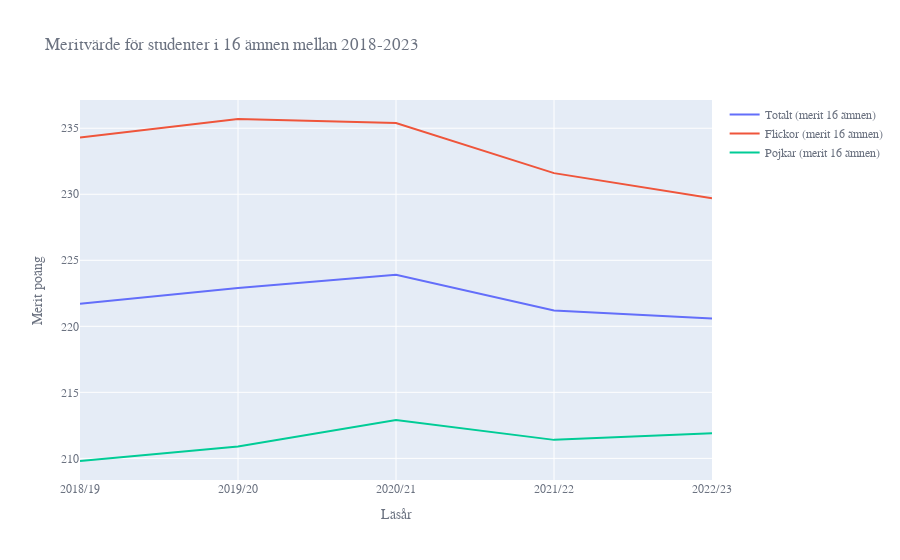

Here is the notebook cell this chart was saved with:
### Markdown cell above
#### b) Linjegraf för meritvärde för 16 ämnen (totalt, flickor och pojkar) 2018-2023

### Code cell
df_data2=pd.DataFrame()
df_data2 = df_tabell1B[df_tabell1B['Läsår\nHuvudman\nBakgrund'].isin(['2018/19', '2019/20', '2020/21', '2021/22', '2022/23'])].copy()
df_data2.rename(columns={'Läsår\nHuvudman\nBakgrund':'Årtal'}, inplace = True)

fig = px.line(df_data2, x='Årtal', y=['Totalt (merit 16 ämnen)', 'Flickor (merit 16 ämnen)', 'Pojkar (merit 16 ämnen)' ], 
               title="Meritvärde för studenter i 16 ämnen mellan 2018-2023", 
              labels={'Årtal': 'Läsår', 'value':'Merit poäng'},
              hover_data={'Årtal': True, 'value': ':.2f'})
            

fig.update_layout(hovermode="x")
fig.update_xaxes(
    showspikes=True,
    spikedash="solid",
    spikecolor="green",
    spikemode="across",
    spikesnap="cursor"
)

fig.update_layout(
    font_family="Courier New",
    font_color=GRAY1,
    title_font_family="Times New Roman",
    title_font_color=GRAY1,
    legend_title_font_color="black"
)
fig.update_xaxes(title_font_family="Arial")

fig.update_legends(title='')

fig.show()


fig.write_html("images/meritpoäng_16_ämnen_2018-2023.html")

### Figure 1 — Plotly figure (JSON) as saved in the notebook; plotly's stock layout.template omitted (floating-point values rounded to 4 significant figures)
{"data": [{"hovertemplate": "variable=Totalt (merit 16 ämnen)<br>Läsår=%{x}<br>Merit poäng=%{y:.2f}<extra></extra>", "legendgroup": "Totalt (merit 16 ämnen)", "line": {"color": "#636efa", "dash": "solid"}, "marker": {"symbol": "circle"}, "mode": "lines", "name": "Totalt (merit 16 ämnen)", "orientation": "v", "showlegend": true, "type": "scatter", "x": ["2018/19", "2019/20", "2020/21", "2021/22", "2022/23"], "xaxis": "x", "y": [221.7, 222.9, 223.9, 221.2, 220.6], "yaxis": "y"}, {"hovertemplate": "variable=Flickor (merit 16 ämnen)<br>Läsår=%{x}<br>Merit poäng=%{y:.2f}<extra></extra>", "legendgroup": "Flickor (merit 16 ämnen)", "line": {"color": "#EF553B", "dash": "solid"}, "marker": {"symbol": "circle"}, "mode": "lines", "name": "Flickor (merit 16 ämnen)", "orientation": "v", "showlegend": true, "type": "scatter", "x": ["2018/19", "2019/20", "2020/21", "2021/22", "2022/23"], "xaxis": "x", "y": [234.3, 235.7, 235.4, 231.6, 229.7], "yaxis": "y"}, {"hovertemplate": "variable=Pojkar (merit 16 ämnen)<br>Läsår=%{x}<br>Merit poäng=%{y:.2f}<extra></extra>", "legendgroup": "Pojkar (merit 16 ämnen)", "line": {"color": "#00cc96", "dash": "solid"}, "marker": {"symbol": "circle"}, "mode": "lines", "name": "Pojkar (merit 16 ämnen)", "orientation": "v", "showlegend": true, "type": "scatter", "x": ["2018/19", "2019/20", "2020/21", "2021/22", "2022/23"], "xaxis": "x", "y": [209.8, 210.9, 212.9, 211.4, 211.9], "yaxis": "y"}], "layout": {"font": {"color": "#6b7280", "family": "Courier New"}, "hovermode": "x", "legend": {"title": {"text": ""}, "tracegroupgap": 0}, "title": {"font": {"color": "#6b7280", "family": "Times New Roman"}, "text": "Meritvärde för studenter i 16 ämnen mellan 2018-2023"}, "xaxis": {"anchor": "y", "domain": [0, 1], "showspikes": true, "spikecolor": "green", "spikedash": "solid", "spikemode": "across", "spikesnap": "cursor", "title": {"font": {"family": "Arial"}, "text": "Läsår"}}, "yaxis": {"anchor": "x", "domain": [0, 1], "title": {"text": "Merit poäng"}}}}
